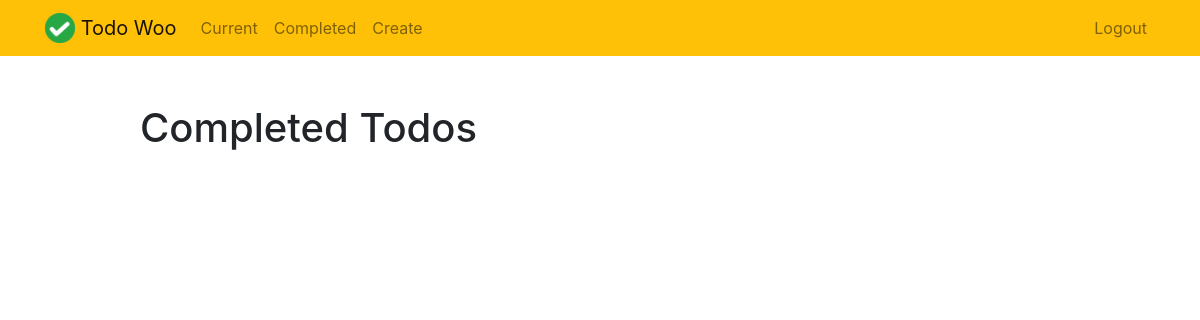
The page /completed/ (signed in) on the database as committed earlier.
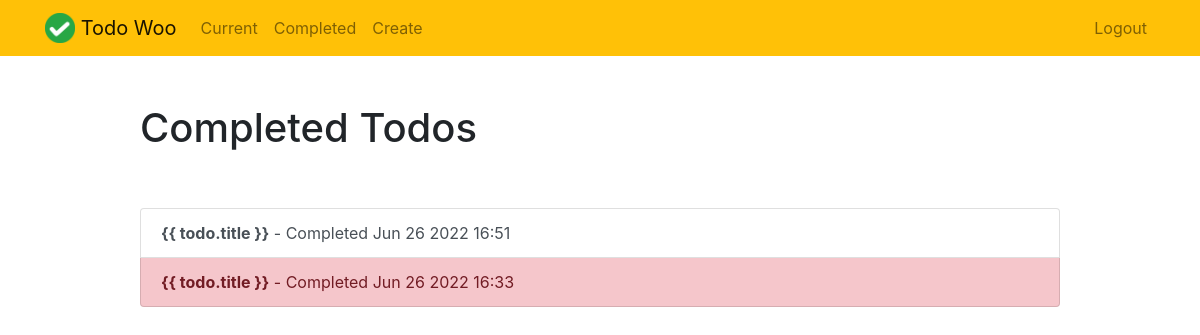
The same page on the database as committed later.
### todo/models.py (models this page shows, shortened)
class Todo(models.Model):
    title = models.CharField(max_length=100)
    memo = models.TextField(blank=True)
    created = models.DateTimeField(auto_now_add=True)
    datecompleted = models.DateTimeField(null=True, blank=True)
    important = models.BooleanField(default=False)
    user = models.ForeignKey(User, on_delete=models.CASCADE)

### todo/views.py (the view)
# urls.py: path('completed/', views.completedtodos, name='completedtodos')
@login_required
def completedtodos(request):
    todos = Todo.objects.filter(user=request.user,
                                datecompleted__isnull=False).order_by('-datecompleted')
    return render(request, 'completedtodos.html', {'todos': todos})

### templates/completedtodos.html
{% extends "base.html" %}
{% block content %}
<div class="row justify-content-center mt-5">
    <div class="col-md-10">
        <h1>Completed Todos</h1>
    </div>
</div>
<div class="row justify-content-center mt-5">
    <div class="col-md-10">
        <div class="list-group">
            {% for todo in todos %}
            <a href="{% url 'viewtodo' todo.id %}"
               class="list-group-item list-group-item-action{% if todo.important %} list-group-item-danger{% endif %}"><b>{{
                todo.title }}</b> - Completed {{ todo.datecompleted|date:'M j Y H:i' }}</a>
            {% endfor %}
        </div>
    </div>
</div>
{% endblock %}

### templates/base.html (shortened to what this page needs)
{% load static %}
<!doctype html>
<html lang="en">
<head>
    <link rel="stylesheet" href="https://stackpath.bootstrapcdn.com/bootstrap/4.4.1/css/bootstrap.min.css"
>
</head>
<body>
<nav class="navbar navbar-expand-md navbar-light bg-warning">
    <div class="container">
        <a class="navbar-brand" href="{% url 'home' %}">
            <img src="{% static 'todo/logo.png' %}" width="30" height="30" class="d-inline-block align-top">
            <span>Todo Woo</span>
        </a>
        <div class="collapse navbar-collapse" id="navbarNav">
            {% if user.is_authenticated %}
            <ul class="navbar-nav mr-auto">
                <li class="nav-item {{ current }}">
                    <a class="nav-link" href="{% url 'currenttodos' %}">Current</a>
                </li>
                <li class="nav-item {{ completed }}">
                    <a class="nav-link" href="{% url 'completedtodos' %}">Completed</a>
                </li>
                <li class="nav-item {{ create }}">
                    <a class="nav-link" href="{% url 'createtodo' %}">Create</a>
                </li>
            </ul>
            {% endif %}
            <ul class="navbar-nav ml-auto">
                {% if user.is_authenticated %}
                <li class="nav-item">
                    <a href="#" onclick="$('#signOutBtn').click()" class="nav-link">Logout</a>
                </li>
                {% endif %}
            </ul>
        </div>
    </div>
</nav>
<div class="container">
    {% block content %}{% endblock %}
</div>
</body>
</html>

Rows that differ between the two databases and show on the page:
now on this page (row edited): Todo: datecompleted "Jun 26 2022 16:51", important False (drawn)
added Todo: datecompleted "Jun 26 2022 16:33", important True (drawn)
